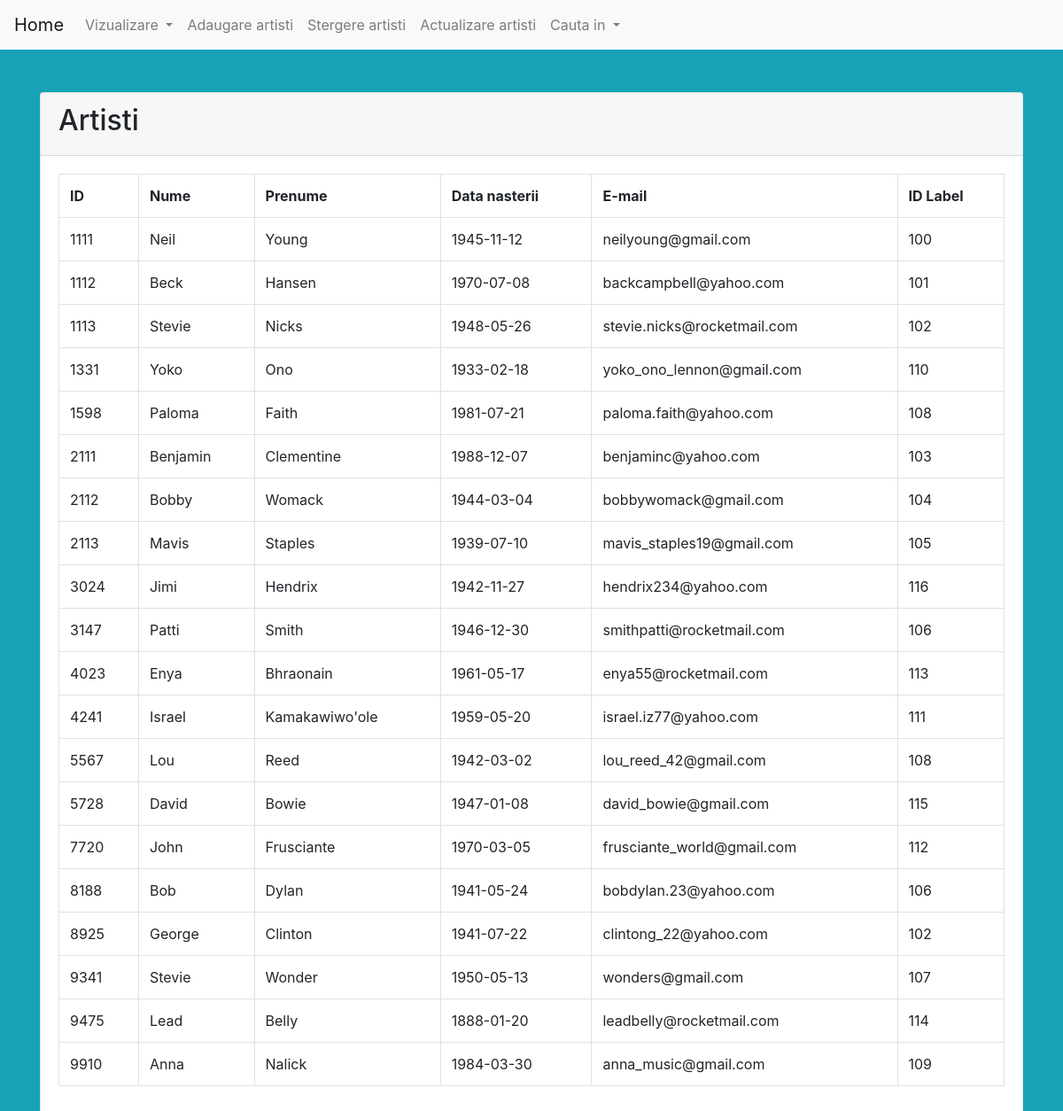
Page /arindex.php on the committed database.
### tables this page shows
CREATE TABLE `artisti` (
  `id_artist` int(10) NOT NULL,
  `nume` varchar(50) NOT NULL,
  `prenume` varchar(50) NOT NULL,
  `data_nasterii` varchar(50) NOT NULL,
  `email` varchar(50) NOT NULL,
  `id_casa` int(10) NOT NULL
);

### arindex.php (the view, shortened to what this page needs)
<?php
$dsn = 'mysql:host=localhost;dbname=proiectbdr';
$username = 'root';
$password = '';
$options = [];
try {
$connection = new PDO($dsn, $username, $password, $options);
} catch(PDOException $e) {
}
$sql = 'SELECT * FROM artisti';
$statement = $connection->prepare($sql);
$statement->execute();
$people = $statement->fetchAll(PDO::FETCH_OBJ);
 ?>
<?php require 'header.php'; ?>
<div class="container">
  <div class="card mt-5">
    <div class="card-header">
      <h2>Artisti</h2>
    </div>
    <div class="card-body">
      <table class="table table-bordered">
        <tr>
          <th>ID</th>
          <th>Nume</th>
          <th>Prenume</th>
		  <th>Data nasterii</th>
		  <th>E-mail</th>
		  <th>ID Label</th>
        </tr>
        <?php foreach($people as $person): ?>
          <tr>
            <td><?= $person->id_artist; ?></td>
            <td><?= $person->nume; ?></td>
            <td><?= $person->prenume; ?></td>
			<td><?= $person->data_nasterii; ?></td>
            <td><?= $person->email; ?></td>
			<td><?= $person->id_casa; ?></td>
          </tr>
        <?php endforeach; ?>
      </table>
    </div>
  </div>
</div>
<?php require 'footer.php'; ?>

### rows in the picture
artisti: id_artist "1111", nume "Neil", prenume "Young", data_nasterii "1945-11-12", email "neilyoung@gmail.com", id_casa "100"
artisti: id_artist "1112", nume "Beck", prenume "Hansen", data_nasterii "1970-07-08", email "backcampbell@yahoo.com", id_casa "101"
artisti: id_artist "1113", nume "Stevie", prenume "Nicks", data_nasterii "1948-05-26", email "stevie.nicks@rocketmail.com", id_casa "102"
artisti: id_artist "1331", nume "Yoko", prenume "Ono", data_nasterii "1933-02-18", email "yoko_ono_lennon@gmail.com", id_casa "110"
artisti: id_artist "1598", nume "Paloma", prenume "Faith", data_nasterii "1981-07-21", email "paloma.faith@yahoo.com", id_casa "108"
artisti: id_artist "2111", nume "Benjamin", prenume "Clementine", data_nasterii "1988-12-07", email "benjaminc@yahoo.com", id_casa "103"
artisti: id_artist "2112", nume "Bobby", prenume "Womack", data_nasterii "1944-03-04", email "bobbywomack@gmail.com", id_casa "104"
artisti: id_artist "2113", nume "Mavis", prenume "Staples", data_nasterii "1939-07-10", email "mavis_staples19@gmail.com", id_casa "105"
artisti: id_artist "3024", nume "Jimi", prenume "Hendrix", data_nasterii "1942-11-27", email "hendrix234@yahoo.com", id_casa "116"
artisti: id_artist "3147", nume "Patti", prenume "Smith", data_nasterii "1946-12-30", email "smithpatti@rocketmail.com", id_casa "106"
artisti: id_artist "4023", nume "Enya", prenume "Bhraonain", data_nasterii "1961-05-17", email "enya55@rocketmail.com", id_casa "113"
artisti: id_artist "4241", nume "Israel", prenume "Kamakawiwo'ole", data_nasterii "1959-05-20", email "israel.iz77@yahoo.com", id_casa "111"
artisti: id_artist "5567", nume "Lou", prenume "Reed", data_nasterii "1942-03-02", email "lou_reed_42@gmail.com", id_casa "108"
artisti: id_artist "5728", nume "David", prenume "Bowie", data_nasterii "1947-01-08", email "david_bowie@gmail.com", id_casa "115"
artisti: id_artist "7720", nume "John", prenume "Frusciante", data_nasterii "1970-03-05", email "frusciante_world@gmail.com", id_casa "112"
artisti: id_artist "8188", nume "Bob", prenume "Dylan", data_nasterii "1941-05-24", email "bobdylan.23@yahoo.com", id_casa "106"
artisti: id_artist "8925", nume "George", prenume "Clinton", data_nasterii "1941-07-22", email "clintong_22@yahoo.com", id_casa "102"
artisti: id_artist "9341", nume "Stevie", prenume "Wonder", data_nasterii "1950-05-13", email "wonders@gmail.com", id_casa "107"
artisti: id_artist "9475", nume "Lead", prenume "Belly", data_nasterii "1888-01-20", email "leadbelly@rocketmail.com", id_casa "114"
artisti: id_artist "9910", nume "Anna", prenume "Nalick", data_nasterii "1984-03-30", email "anna_music@gmail.com", id_casa "109"
